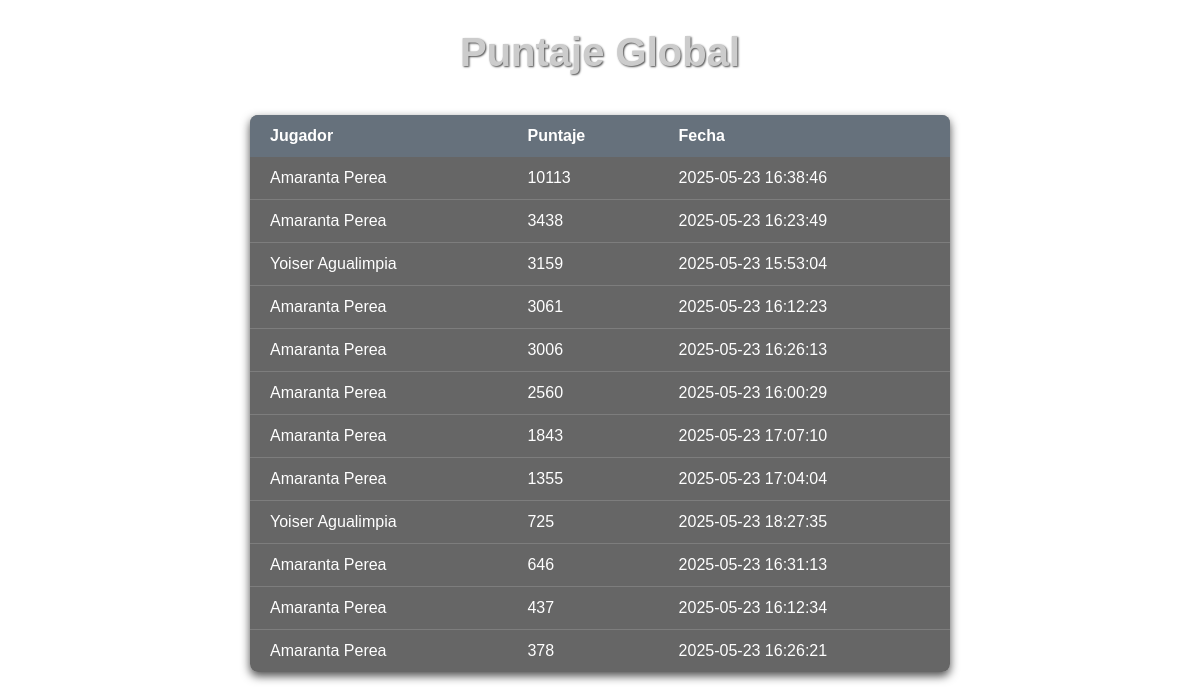
The page /puntaje_global.php on the database its author committed.
### tables this page shows
CREATE TABLE IF NOT EXISTS `puntajes` (
  `ID` int(11) NOT NULL AUTO_INCREMENT,
  `nombre_jugador` varchar(100) DEFAULT NULL,
  `puntaje` int(11) DEFAULT NULL,
  `fecha` timestamp NOT NULL DEFAULT current_timestamp(),
  PRIMARY KEY (`ID`)
);

### puntaje_global.php (the view, shortened to what this page needs)
<?php
$conn = new mysqli("localhost", "root", "", "wastech", 3307);
$sql = "SELECT nombre_jugador, puntaje, fecha FROM puntajes ORDER BY puntaje DESC";
$result = $conn->query($sql);
?>
<!DOCTYPE html>
<html lang="es">
<head>
    <link rel="stylesheet" href="public\css\style.css">
</head>
<body>
    <h1>Puntaje Global</h1>
    <table>
        <thead>
            <tr>
                <th>Jugador</th>
                <th>Puntaje</th>
                <th>Fecha</th>
            </tr>
        </thead>
        <tbody>
            <?php
            if ($result->num_rows > 0) {
                while ($fila = $result->fetch_assoc()) {
                    echo "<tr>
                            <td>" . htmlspecialchars($fila['nombre_jugador']) . "</td>
                            <td>" . htmlspecialchars($fila['puntaje']) . "</td>
                            <td>" . htmlspecialchars($fila['fecha']) . "</td>
                          </tr>";
                }
            } else {
                echo "<tr><td colspan='3'>No hay puntajes registrados</td></tr>";
            }
            ?>
        </tbody>
    </table>
</body>
</html>

### public/css/style.css (style rules this page uses)
body { margin: 0; padding: 0; background-image: url('https://remingtonedu-my.sharepoint.com/:i:/r/personal/yoiser_agualimpia_4935_miremington_edu_co/Documents/CUR/SEPTIMO%20SEMESTRE/ARQUITECTURA%20DE%20SOFTWARE/PROYECTO/greenD.png?csf=1&web=1&e=pim1nh'); background-size: cover; background-position: center; background-repeat: no-repeat; font-family: Arial, sans-serif; color: white; }
table { width: 80%; max-width: 700px; margin: 40px auto; border-collapse: collapse; background-color: rgba(0, 0, 0, 0.6); box-shadow: 0 4px 10px rgba(0, 0, 0, 0.7); border-radius: 8px; overflow: hidden; color: white; font-size: 1rem; font-family: Arial, sans-serif; }
thead tr { background-color: rgba(103, 117, 130, 0.8); text-align: left; }
thead th, tbody td { padding: 12px 20px; }
tbody tr { border-bottom: 1px solid rgba(255, 255, 255, 0.15); transition: background-color 0.3s ease; }
tbody tr:last-child { border-bottom: none; }
h1 { text-align: center; color: #ccc; text-shadow: 1px 1px 2px rgba(0, 0, 0, 0.7); margin-top: 30px; font-size: 2.5rem; font-weight: bold; }

### rows shown on the page
puntajes: nombre_jugador "Amaranta Perea", puntaje "10113", fecha "2025-05-23 16:38:46"
puntajes: nombre_jugador "Amaranta Perea", puntaje "3438", fecha "2025-05-23 16:23:49"
puntajes: nombre_jugador "Yoiser Agualimpia", puntaje "3159", fecha "2025-05-23 15:53:04"
puntajes: nombre_jugador "Amaranta Perea", puntaje "3061", fecha "2025-05-23 16:12:23"
puntajes: nombre_jugador "Amaranta Perea", puntaje "3006", fecha "2025-05-23 16:26:13"
puntajes: nombre_jugador "Amaranta Perea", puntaje "2560", fecha "2025-05-23 16:00:29"
puntajes: nombre_jugador "Amaranta Perea", puntaje "1843", fecha "2025-05-23 17:07:10"
puntajes: nombre_jugador "Amaranta Perea", puntaje "1355", fecha "2025-05-23 17:04:04"
puntajes: nombre_jugador "Yoiser Agualimpia", puntaje "725", fecha "2025-05-23 18:27:35"
puntajes: nombre_jugador "Amaranta Perea", puntaje "646", fecha "2025-05-23 16:31:13"
puntajes: nombre_jugador "Amaranta Perea", puntaje "437", fecha "2025-05-23 16:12:34"
puntajes: nombre_jugador "Amaranta Perea", puntaje "378", fecha "2025-05-23 16:26:21"
